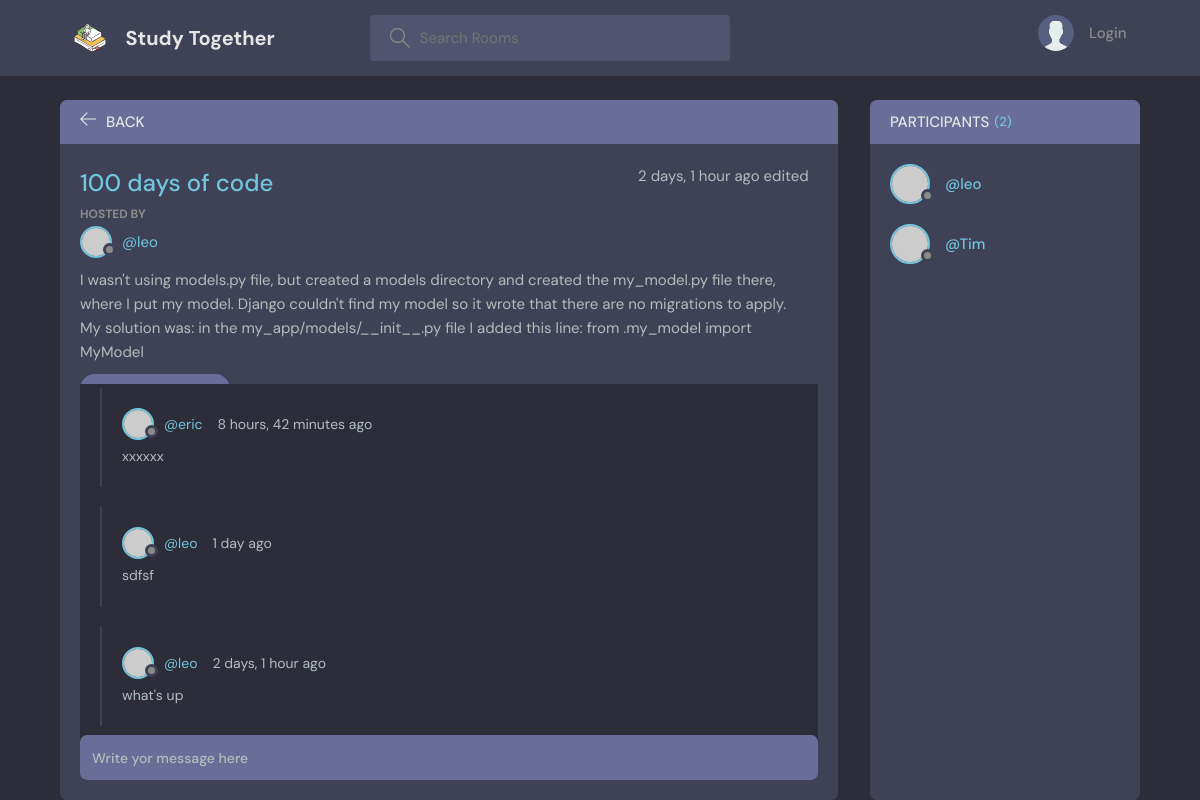
Page /room_page/2/ on the committed database.
### base/models.py (models this page shows, shortened)
class Room(models.Model):
    host = models.ForeignKey(User, on_delete=models.SET_NULL, null=True)
    topic = models.ForeignKey(Topic, on_delete=models.SET_NULL, null=True)
    name = models.CharField(max_length = 200)
    description = models.TextField(null = True, blank = True)
    participants = models.ManyToManyField(User, related_name='participants', blank=True)
    updated = models.DateTimeField(auto_now = True)
    created = models.DateTimeField(auto_now_add = True)
    class Meta:
        ordering = ['-updated', '-created']
    def __str__(self):
        return self.name

class Message(models.Model):
    user = models.ForeignKey(User, on_delete=models.CASCADE)
    room = models.ForeignKey(Room, on_delete=models.CASCADE)
    body = models.TextField()
    updated = models.DateTimeField(auto_now = True)
    created = models.DateTimeField(auto_now_add = True)
    class Meta:
        ordering = ['-updated', '-created']

### base/views.py (the view, shortened to what this page needs)
# urls.py: path("room_page/<str:pk>/", views.room, name = "room"),
def room(request,pk):
    room = Room.objects.get(id=pk)
    room_messages = room.message_set.all()
    participants = room.participants.all()
    context = {'room':room,'room_messages':room_messages,'participants':participants}
    return render(request,'base/room.html', context)

### base/templates/base/room.html (shortened to what this page needs)
{% extends 'main.html' %}
{% block content %}
<main class="profile-page layout layout--2">
  <div class="container">
    <div class="room">
      <div class="room__top">
        <div class="room__topLeft">
          <a href="{% url 'home' %}">
            <svg version="1.1" xmlns="http://www.w3.org/2000/svg" width="32" height="32" viewBox="0 0 32 32">
              <title>arrow-left</title>
              <path
                d="M13.723 2.286l-13.723 13.714 13.719 13.714 1.616-1.611-10.96-10.96h27.625v-2.286h-27.625l10.965-10.965-1.616-1.607z"
              ></path>
            </svg>
          </a>
          <h3>Back</h3>
        </div>
      </div>
      <div class="room__box scroll">
        <div class="room__header scroll">
          <div class="room__info">
            <h3>{{room}}</h3>
            {% if room.updated > room.created %}
            {{room.updated| timesince}} ago edited
            {% else %}
            {{room.created| timesince}} ago posted
            {% endif %}
          </div>
          <div class="room__hosted">
            <p>Hosted By</p>
            <a href="{% url 'user-profile' room.host.id %}" class="room__author">
              <div class="avatar avatar--small">
                <img src="https://randomuser.me/api/portraits/men/37.jpg" />
              </div>
              <span>@{{room.host}}</span>
            </a>
          </div>
          <div class="room__details">
            {{room.description}}
          </div>
          <span class="room__topics"><a href="{% url 'home' %}?q={{room.topic.name}}">{{room.topic.name}}</a></span>
        </div>
        <div class="room__conversation">
          <div class="threads scroll">
            {% for message in room_messages %}
            <div class="thread">
              <div class="thread__top">
                <div class="thread__author">
                  <a href="{% url 'user-profile' message.user.id%}" class="thread__authorInfo">
                    <div class="avatar avatar--small">
                      <img src="https://randomuser.me/api/portraits/men/37.jpg" />
                    </div>
                    <span>@{{message.user}}</span>
                  </a>
                  <span class="thread__date">
                    {% if message.updated > message.created %}
                    {{message.updated| timesince}} ago edited
                    {% else %}
                    {{message.created| timesince}} ago
                    {% endif %}
                  </span>
                </div>
              </div>
              <div class="thread__details">
                {{message.body}}
              </div>
            </div>
            {% endfor %}
          </div>
        </div>
      </div>
      <div class="room__message">
        <form method="POST" action="">
          <input type="text" name="body" placeholder="Write yor message here">
        </form>
      </div>
    </div>
    <div class="participants">
      <h3 class="participants__top">Participants <span>({{room.participants.count}})</span></h3>
      <div class="participants__list scroll">
        {% for user in participants %}
        <div>
            <a href="{% url 'user-profile' user.id %}" class="participant">
              <div class="avatar avatar--medium">
                <img src="https://randomuser.me/api/portraits/men/37.jpg" />
              </div>
              <p>
                <span>@{{user}}</span>
              </p>
            </a>
        </div>
        {% endfor %}
      </div>
    </div>
  </div>
</main>
{% endblock %}

### rows in the picture
Room: name "100 days of code", updated "2 days, 1 hour", host "leo", description "I wasn't using models.py file, but created a models directory and created the my_model.py file there, where I put my model. Django couldn't find my model so it wrote that there are no migrations to apply. My solution was: in the my_app/models/__init__.py file I added this line: from .my_model import MyModel", participants.count "2"
Message: user "eric", created "8 hours, 42 minutes", body "xxxxxx"
Message: user "leo", created "1 day", body "sdfsf"
Message: user "leo", created "2 days, 1 hour", body "what's up"

### other values in the picture
{{ user }} "leo"
{{ user }} "Tim"
